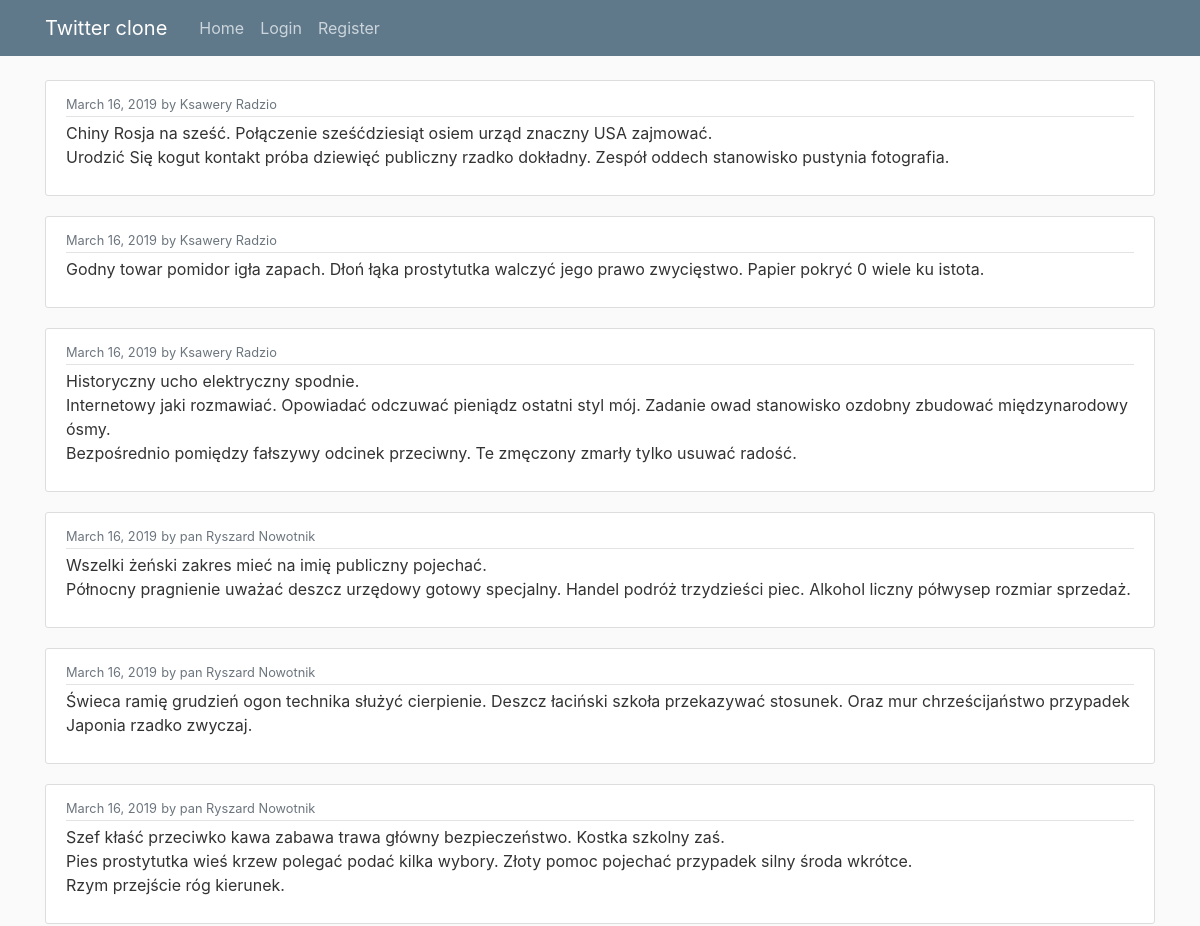
The app's page / (upper part), older data.
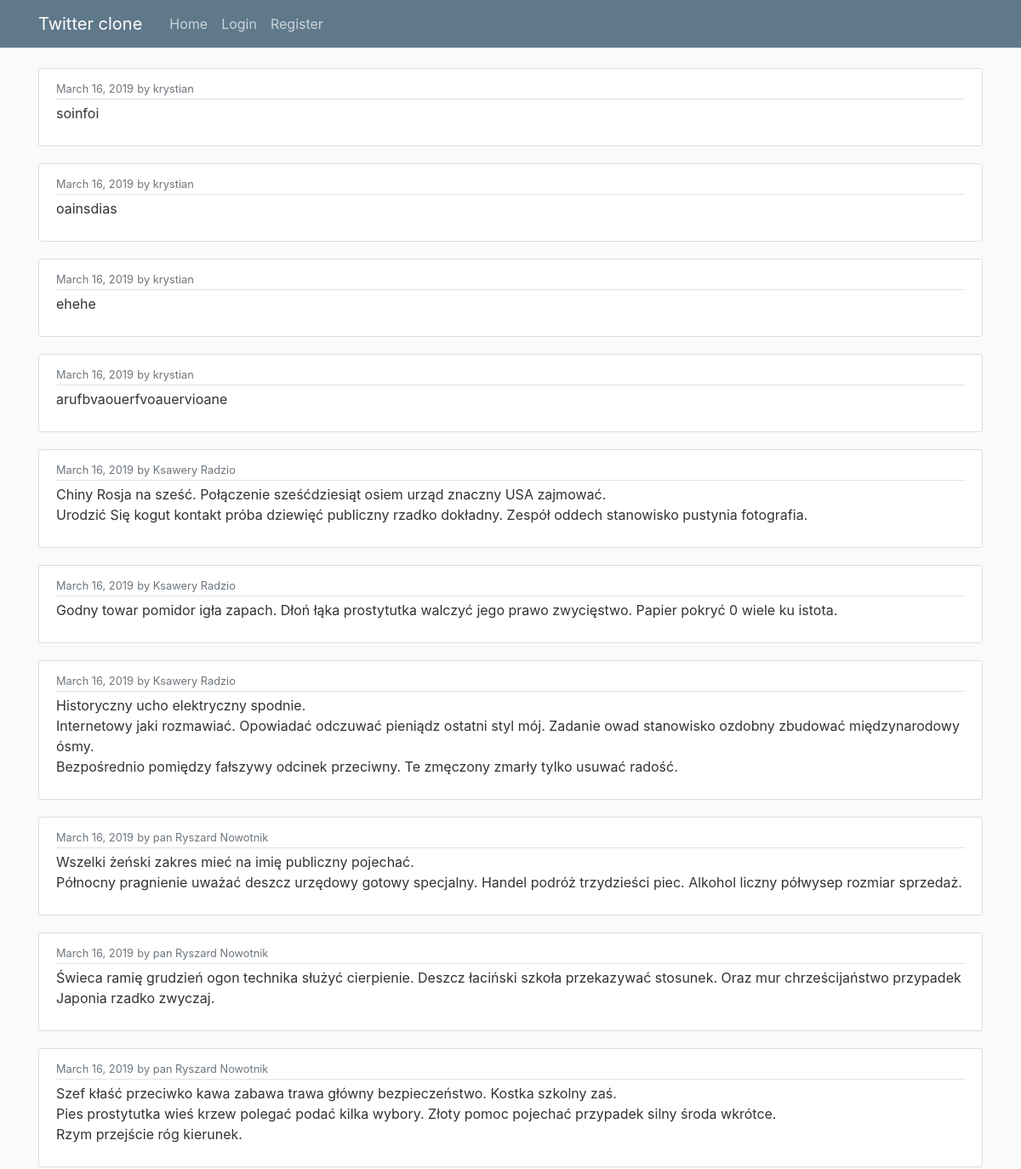
The same page, newer data.
### twitter/models.py (models this page shows, shortened)
class Tweet(models.Model):
    content = models.CharField(max_length=TWITTER_MAXIMUM_TWEET_LENGTH)
    creation_date = models.DateTimeField(auto_now_add=True)
    author = models.ForeignKey(User, on_delete=models.CASCADE)

### twitter/views.py (the view)
# urls.py: path('', MainPageView.as_view(), name='index'),
class MainPageView(generic.ListView):
    template_name = 'twitter/index.html'
    context_object_name = 'tweets'
    def get_queryset(self):
        return Tweet.objects.all().order_by('-creation_date')

### twitter/templates/twitter/index.html
{% extends 'twitter/base.html' %}
{% block content %}
   {% for tweet in tweets %}
       <article class="media content-section">
           <div class="media-body">
               <div class="article-metadata">
                       <small class="text-muted">{{ tweet.creation_date|date:"F d, Y" }}</small>
                       <small class="text-muted">by {{ tweet.author }}</small>
               </div>
               <p class="article-content">{{ tweet.content }}</p>
           </div>
       </article>
   {% endfor %}
{% endblock content %}

Row changes from the older to the newer data that the page shows:
added Tweet: creation_date "March 16, 2019", author "krystian", content "soinfoi"
added Tweet: creation_date "March 16, 2019", author "krystian", content "oainsdias"
added Tweet: creation_date "March 16, 2019", author "krystian", content "ehehe"
added Tweet: creation_date "March 16, 2019", author "krystian", content "arufbvaouerfvoauervioane"
